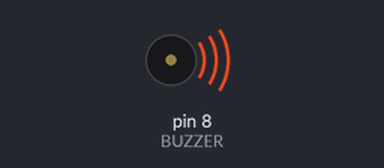
A sketch run on a simulated Arduino Uno, built with avr-gcc and run on an emulated ATmega328P. Parts: buzzer (waves = sounding).

Above: at 0.1 s.
At 47.9 s:
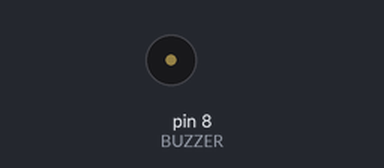
Timing chart, 0 to 49.4 s (numbered marks = the images above):
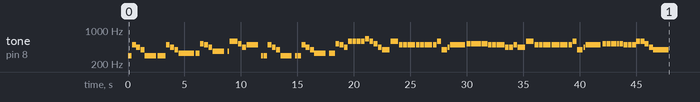

The sketch:

Jingle_Bells_Pierpont.ino
```cpp
// Generado con Partitura → Arduino
// 105 notas/silencios · duración ≈ 48.0 s · 160 BPM
#include <avr/pgmspace.h>
#if !defined(PROGMEM)
  #define PROGMEM
  #define pgm_read_word(p) (*(p))
#endif

#define BUZZER 8
const uint16_t N = 105;

// Frecuencias en Hz (0 = silencio)
const uint16_t melody[] PROGMEM = {
  294, 494, 440, 392, 294, 294, 294, 294, 494, 440, 392, 330,
  330, 523, 494, 440, 370, 0, 370, 587, 587, 523, 440, 494,
  0, 294, 294, 494, 440, 392, 294, 0, 294, 294, 494, 440,
  392, 330, 0, 330, 330, 523, 494, 440, 587, 587, 587, 587,
  659, 587, 523, 440, 392, 587, 494, 494, 494, 494, 494, 494,
  494, 587, 392, 440, 494, 523, 523, 523, 523, 523, 494, 494,
  494, 494, 494, 440, 440, 494, 440, 587, 494, 494, 494, 494,
  494, 494, 494, 587, 392, 440, 494, 523, 523, 523, 523, 523,
  494, 494, 494, 494, 587, 587, 523, 440, 392
};
// Duraciones en ms
const uint16_t dur[] PROGMEM = {
  375, 375, 375, 375, 1125, 188, 188, 375, 375, 375, 375, 1500,
  375, 375, 375, 375, 1125, 188, 188, 375, 375, 375, 375, 1125,
  188, 188, 375, 375, 375, 375, 1125, 188, 188, 375, 375, 375,
  375, 1125, 188, 188, 375, 375, 375, 375, 375, 375, 375, 375,
  375, 375, 375, 375, 750, 750, 375, 375, 750, 375, 375, 750,
  375, 375, 563, 188, 1500, 375, 375, 563, 188, 375, 375, 375,
  188, 188, 375, 375, 375, 375, 750, 750, 375, 375, 750, 375,
  375, 750, 375, 375, 563, 188, 1500, 375, 375, 563, 188, 375,
  375, 375, 188, 188, 375, 375, 375, 375, 1500
};

void playSong() {
  for (uint16_t i = 0; i < N; i++) {
    uint16_t f = pgm_read_word(&melody[i]);
    uint16_t d = pgm_read_word(&dur[i]);
    if (f) tone(BUZZER, f, (uint32_t)d * 90 / 100);
    delay(d);
    noTone(BUZZER);
  }
}

void setup() {
  pinMode(BUZZER, OUTPUT);
  playSong();
}

void loop() {
}
```
